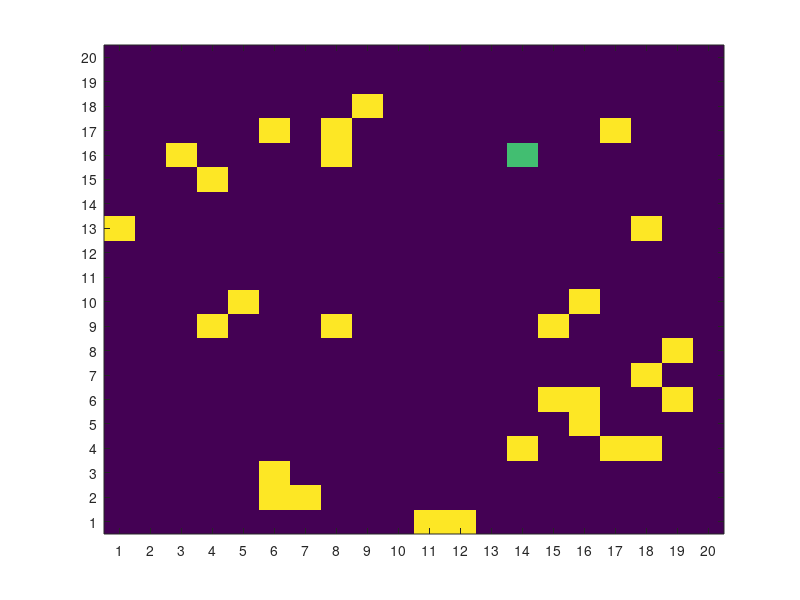

This figure's MATLAB source:
% final map
% this code floors all the dots position and put it in the down left node of
% %each square 
% it uses random arryas insted of the one in the serial
clear 
clc

a = 0;
b = 2000;

U=1000;
D=1000;

Umines=(b-a).*rand(U,2) + a;
Dmines=(b-a).*rand(D,2) + a;
 
Uminesquare=zeros(21,21);
Dminesquare=zeros(21,21);
 
for i=1:U
Umines(i,1)=floor(Umines(i,1)/100);
Umines(i,2)=floor(Umines(i,2)/100);
Uminesquare(Umines(i,1)+1,Umines(i,2)+1)=Uminesquare(Umines(i,1)+1,Umines(i,2)+1)+1;
end

for i=1:D
Dmines(i,1)=floor(Dmines(i,1)/100);
Dmines(i,2)=floor(Dmines(i,2)/100);
Dminesquare(Dmines(i,1)+1,Dmines(i,2)+1)=Dminesquare(Dmines(i,1)+1,Dmines(i,2)+1)+1;
end
% 
% %% filtering and drawing map
 finalarr=zeros(20,20)+45;
 Dgood=0;%%to be determined by testing
 Ugood=0;%%to be determined by testing 
 
 Dcolor = 1000;
 Ucolor = 0;
 
 for i=1:20
     for j=1:20
        if Dminesquare(i,j)>Dgood
            finalarr(i,j)= Dcolor;
        end
        
        if Uminesquare(i,j)>Ugood
            finalarr(i,j)= Ucolor;
        end
    end
end
save minearray finalarr;
grid on
im=image (finalarr);
yticks(1:20)
xticks(1:20)
set(gca,'YDir','normal');

saveas(im,'finalarr','png')
colorbar